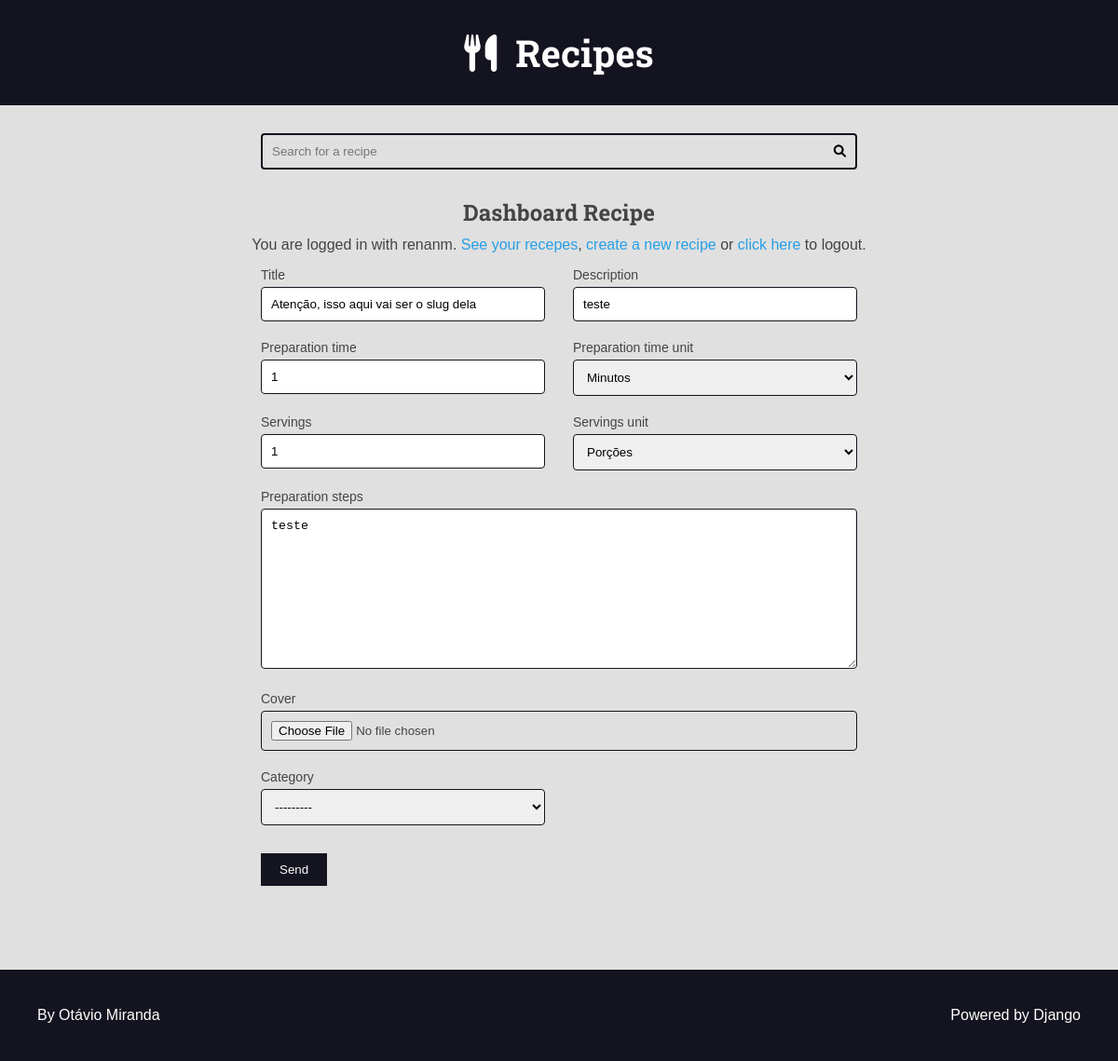
The app's page /authors/dashboard/recipe/1039/edit/ (signed in), older data.
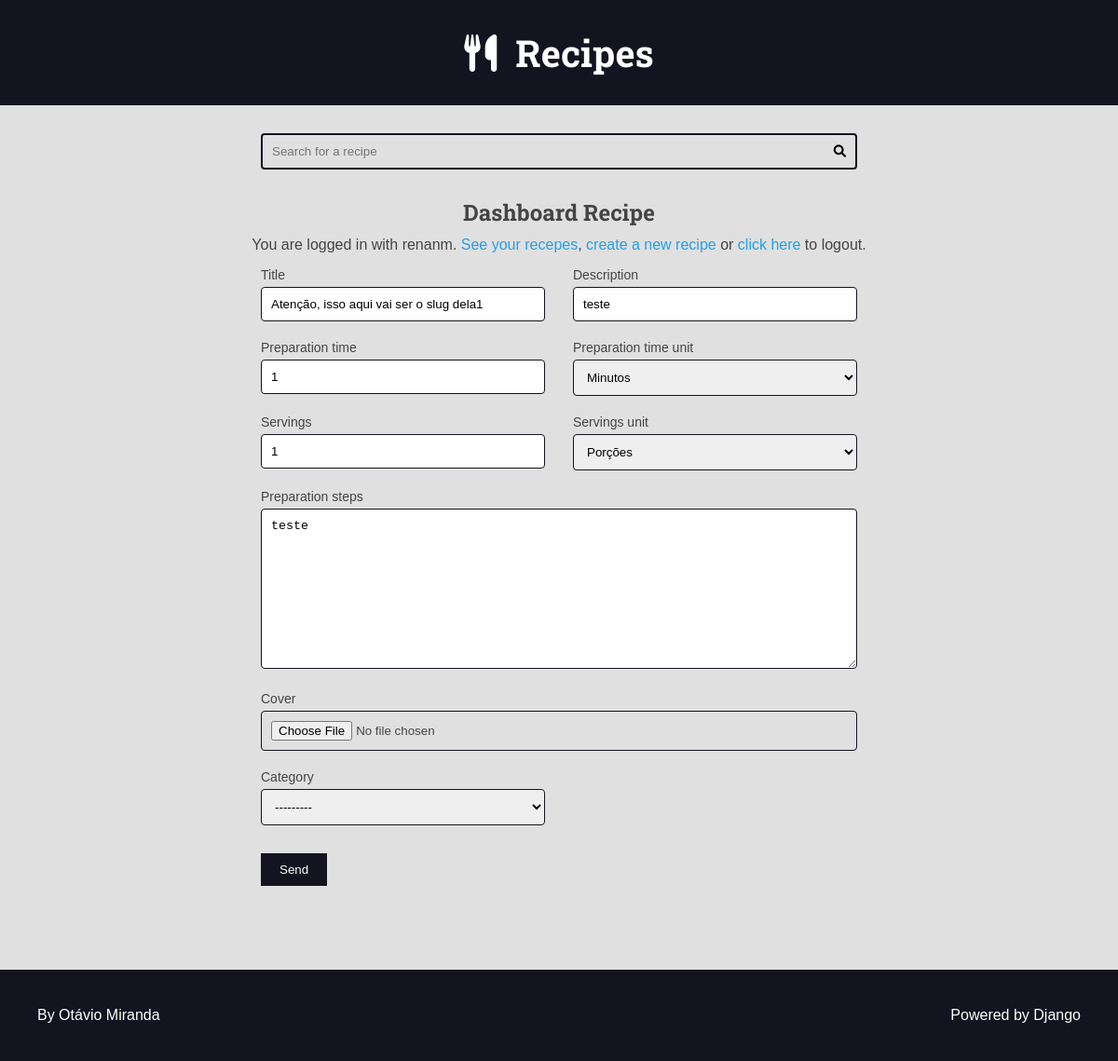
The same page, newer data.
### recipes/models.py (models this page shows, shortened)
class Recipe(models.Model):
    title = models.CharField(max_length=65)
    description = models.CharField(max_length=165)
    slug = models.SlugField(unique=True)
    preparation_time = models.IntegerField()
    preparation_time_unit = models.CharField(max_length=65)
    servings = models.IntegerField()
    servings_unit = models.CharField(max_length=65)
    preparation_steps = models.TextField()
    preparation_step_is_html = models.BooleanField(default=False)
    created_at = models.DateTimeField(auto_now_add=True)
    updated_at = models.DateTimeField(auto_now=True)
    is_published = models.BooleanField(default=False)
    cover = models.ImageField(
        upload_to='recipes/covers/%Y/%m/%d/', blank=True, default='')
    category = models.ForeignKey(
        Category, on_delete=models.SET_NULL, null=True, blank=True, default=None,
    )
    author = models.ForeignKey(
        User, on_delete=models.SET_NULL, null=True
    )

### authors/views/dashboard_recipe.py (the view, shortened to what this page needs)
@method_decorator(
    login_required(login_url='authors:login', redirect_field_name='next'),
    name='dispatch'
)
class DashboardRecipe(View):
    def __init__(self, *args, **kwargs):
        super().__init__(*args, **kwargs)
    def setup(self, *args, **kwargs):
        return super().setup(*args, **kwargs)
    def dispatch(self, *args, **kwargs):
        return super().dispatch(*args, **kwargs)
    def get_recipe(self, id=None):
        recipe = None
        if id is not None:
            recipe = Recipe.objects.filter(
                is_published=False,
                author=self.request.user,
                pk=id,
            ).first()
            if not recipe:
                raise Http404()
        return recipe
    def render_recipe(self, form):
        return render(
            self.request,
            'authors/pages/dashboard_recipe.html',
            context={
                'form': form,
            }
        )
    def get(self, request, id=None):
        recipe = self.get_recipe(id)
        form = AuthorRecipeForm(instance=recipe)
        return self.render_recipe(form)

### authors/forms/recipe_form.py (shortened to what this page needs)
class AuthorRecipeForm(forms.ModelForm):
    def __init__(self, *args, **kwargs):
        super().__init__(*args, **kwargs)
        self._my_error = defaultdict(list)
        add_attr(self.fields.get('preparation_steps'), 'class', 'span-2')
    class Meta:
        model = Recipe
        fields = (
            'title',
            'description',
            'preparation_time',
            'preparation_time_unit',
            'servings',
            'servings_unit',
            'preparation_steps',
            'cover',
            'category',
        )
        widgets = {
            'cover': forms.FileInput(
                attrs={
                    'class': 'span-2'
                }
            ),
            'servings_unit': forms.Select(
                choices=(
                    ('Porções', 'Porções'),  # (Value, Display)
                    ('Pedaçõs', 'Pedaçõs'),
                    ('Pessoas', 'Pessoas'),
                ),
            ),
            'preparation_time_unit': forms.Select(
                choices=(
                    ('Minutos', 'Minutos'),
                    ('Horas', 'Horas'),
                ),
            ),
        }

### authors/templates/authors/pages/dashboard_recipe.html (shortened to what this page needs)
{% extends 'global/base.html' %}
{% block content %}
  <div class="main-content center container">
    <h2>Dashboard Recipe</h2>
    {% include 'authors/partials/login_message.html' %}
    <div class="left">
      {% include 'global/partials/form.html' %}
    </div>
  </div>
{% endblock content %}

### base_templates/global/partials/form.html (shortened to what this page needs)
<div class="main-content container">
  <form class="main-form" action="{{ form_action }}" method="POST" enctype="multipart/form-data">
    <div class="form-content form-content-grid">
      {% for field in form %}
      <div class="form-group {{ field.field.widget.attrs.class }}">
        <label for="{{ field.id_for_label }}">{{ field.label }}</label>
        {{ field }}
      </div>
      {% endfor %}
    </div>
    <div class="form-content form-content-grid">
      <div class="form-group">
        <button type="submit">Send</button>
      </div>
    </div>
  </form>
</div>

Row changes from the older to the newer data that the page shows:
changed Recipe "teste": title "Atenção, isso aqui vai ser o slug dela" → "Atenção, isso aqui vai ser o slug dela1"
